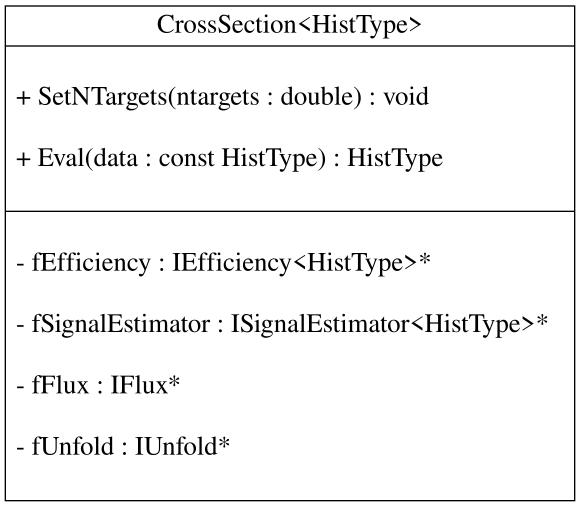

Here is the Python script that generated this plot:
import pygraphviz as pgv
from format_utils import *

g = pgv.AGraph(strict=False)
g.add_node(
    0,
    label=uml_formatter('CrossSection<HistType>',
                        methods=['+ SetNTargets(ntargets : double) : void',
                                 '+ Eval(data : const HistType) : HistType'],

                        members=['- fEfficiency : IEfficiency<HistType>*',
                                 '- fSignalEstimator : ISignalEstimator<HistType>*',
                                 '- fFlux : IFlux*',
                                 '- fUnfold : IUnfold*']),
    shape='record',
    fontsize=20,
)

g.layout(prog='dot')
g.draw('cross_section_uml.svg', prog='dot')
